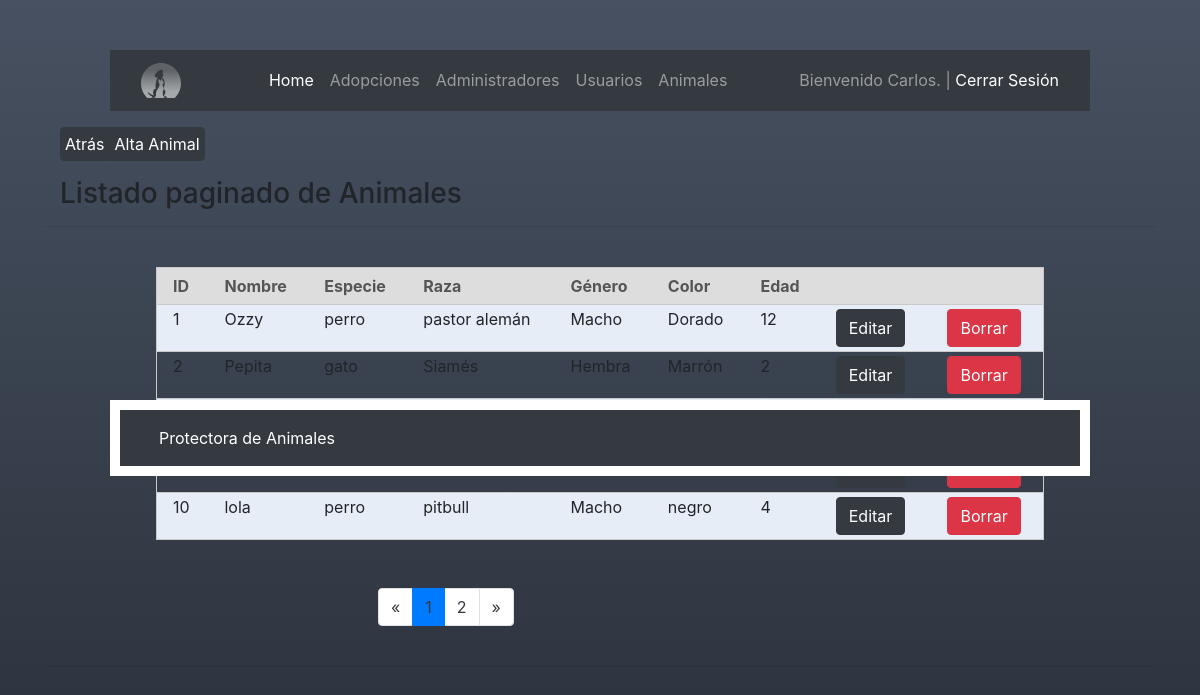
The app's page /view/animal/animalView.php (signed in) with its own data.
### tables this page shows
CREATE TABLE `animal` (
                          `id` int(11) NOT NULL,
                          `nombre` varchar(200) NOT NULL,
                          `especie` varchar(50) NOT NULL,
                          `raza` varchar(50) NOT NULL,
                          `genero` varchar(6) NOT NULL,
                          `color` varchar(50) NOT NULL,
                          `edad` int(11) NOT NULL
);

### model/Conexion.class.php (called while the page is built, shortened)
<?php
class Conexion
{
    protected function setConnection() {
        try {
           $pdo = new PDO(self::DSN, self::DB_USER, self::DB_PASS);
            return $pdo;
        }
        catch (Exception $e) {
            exit($e->getMessage());
        }
}
}

### model/Crud.class.php (called while the page is built, shortened)
<?php
include ('Conexion.class.php');
abstract class Crud extends Conexion
{
    private $table;
    private $db;
    public function __construct (String $table)
    {
        $this->table = $table;
       $this->db = parent::setConnection();
       return $this->db;
    }
    public function obtieneTodos() {
        try {
            $sql = "SELECT * FROM " . $this->table;
            $stmt = $this->db->prepare($sql);
            $stmt->execute();
            $errorInfo = $stmt->errorInfo();
            if (isset($errorInfo[2])) {
                return $error = $errorInfo[2];
            } else{
               return $result = $stmt->fetchAll(PDO::FETCH_OBJ);
            }
        } catch (Exception $e) {
           return $error = $e->getMessage();
        }
    }
    public function obtienerPaginado($limit, $offset) {
        try {
            $sql = "SELECT * FROM " . $this->table . " LIMIT  :limit , :offset";
            $stmt = $this->db->prepare($sql);
            $stmt->bindParam(':limit', $limit, PDO::PARAM_INT);
            $stmt->bindParam(':offset', $offset, PDO::PARAM_INT);
            $stmt->execute();
            $errorInfo = $stmt->errorInfo();
            if (isset($errorInfo[2])) {
                return $error = $errorInfo[2];
            } else{
                return $result = $stmt->fetchAll(PDO::FETCH_OBJ);
            }
        } catch (Exception $e) {
            return $error = $e->getMessage();
        }
    }
    public function contarRegistros() {
        return sizeof($this->obtieneTodos());
    }
}

### controller/animal/animalListcontroller.php (the view, shortened to what this page needs)
<?php
$registrosTotales = $tipoClase->contarRegistros();
if ($registrosTotales % ELEM_PAGINA)
    $totalPaginas = ceil($registrosTotales / ELEM_PAGINA);
else
    $totalPaginas = floor($registrosTotales / ELEM_PAGINA);
if (isset($_GET["pagina"])) {
    $nPagina = $_GET["pagina"];
    if ($nPagina < 1) $nPagina = 1;
} else {
    $nPagina = 1;
}
$registros = $tipoClase->obtienerPaginado(($nPagina - 1) * ELEM_PAGINA , ELEM_PAGINA);
$html = "<hr><br/>";
$htmlDatos = "";
if (sizeof($registros) > 0) {
    $html .= "<section><table>";
    $html .= "<tr><th>ID</th><th>Nombre</th><th>Especie</th><th>Raza</th><th>Género</th><th>Color</th><th>Edad</th><th></th><th></th></tr>";
    foreach ($registros as $registro) {
        $item = $registro->id;
        $editar = "<a class='btn btn-dark mr-1' href='animalEdit.php?item=". $item . "'>Editar</a>";
        $borrar = "<a class='btn btn-danger' href='?removeItem=". $item . "'>Borrar</a>";
        $htmlDatos .= "<tr><td> " . $item . "</td><td> $registro->nombre </td><td> $registro->especie</td><td>$registro->raza</td>
            <td> $registro->genero </td><td> $registro->color </td><td> $registro->edad </td><td>" . $editar ."</td><td> ". $borrar . "</td></tr>";
    }
    $html .= $htmlDatos;
    $html .= "</table>";
    $html .= "<br/><br/>";
    $html .= "<nav><ul class='pagination'>";
    if ($nPagina == 1)
        $html .= "<li class='page-item disabled text-dark'><a class='page-link text-dark' href='#'onclick='listarElementos(1);return false;'>&laquo;</a></li>";
    else
        $html .= "<li class='page-item text-dark'><a class='page-link text-dark' href='#'onclick='listarElementos(1);return false;'>&laquo;</a></li>";
    for ($i = 1; $i <= $totalPaginas; $i++) {
        if ($nPagina == $i) {
            $html .= "<li class='page-item active text-dark'><a class='page-link text-dark' href='#' onclick='listarElementos(" . $i . ");return false;'>" . $i . "</a></li>";
        } else {
            $html .= "<li class='page-item text-dark'><a class='page-link text-dark' href='#' onclick='listarElementos(" . $i . ");return false;'>" . $i . "</a></li>";
        }
    }
    if ($nPagina == $totalPaginas) {
        $html .= "<li class='page-item disabled text-dark'><a class='page-link' href='#' onclick='listarElementos(" . $totalPaginas . ");return false;'>&raquo</a></li>";
    } else {
        $html .= "<li class='page-item text-dark'><a class='page-link text-dark' href='#' onclick='listarElementos(" . $totalPaginas . ");return false;'>&raquo</a></li>";
    }
    $html .= "</ul></nav></section>";
} else {
    $html .= "No hay registros";
}
$html .= "<br/><hr><br/>";
echo $html;
?>

### shared/styles/mystyle.css (style rules this page uses)
body { padding-top: 50px; background: #2B313B; background: url(noisetexture.png), -webkit-linear-gradient(#475161,#2B313B) no-repeat, #2B313B; background: url(noisetexture.png), -moz-linear-gradient(#475161,#2B313B) no-repeat, #2B313B; background: url(noisetexture.png), -o-linear-gradient(#475161,#2B313B) no-repeat, #2B313B; background: url(noisetexture.png), -ms-linear-gradient(#475161,#2B313B) no-repeat, #2B313B; background: url(noisetexture.png), linear-gradient(#475161,#2B313B) no-repeat, #2B313B; filter: progid:DXImageTransform.Microsoft.gradient(startColorstr='#475161', endColorstr='#2B313B',GradientType=0 ); }
table { max-width: 1000px; border-collapse: collapse; border: 1px solid #c9c9c9; margin: 0 auto 20px 50px; }
th { background-color: #ddd; color: #555; padding: 0.5em 1em; text-align: left; }
td { vertical-align: top; padding: 0.25em 1em; }
tr { border-bottom: 1px solid #c9c9c9; }
tr:nth-child(even) { background-color: #e7edf6; }
nav { display: inline; }

### shared/header.php (style rules this page uses)
table { margin: auto; width: 100%; }
section { width: 80%; margin: auto; }
ul { width: 50%; margin: auto; }

### records on screen
animal: id "1", nombre "Ozzy", especie "perro", raza "pastor alemán", genero "Macho", color "Dorado", edad "12"
animal: id "2", nombre "Pepita", especie "gato", raza "Siamés", genero "Hembra", color "Marrón", edad "2"
animal: id "10", nombre "lola", especie "perro", raza "pitbull", genero "Macho", color "negro", edad "4"

### other values on screen
$_SESSION['username'] "Carlos"
